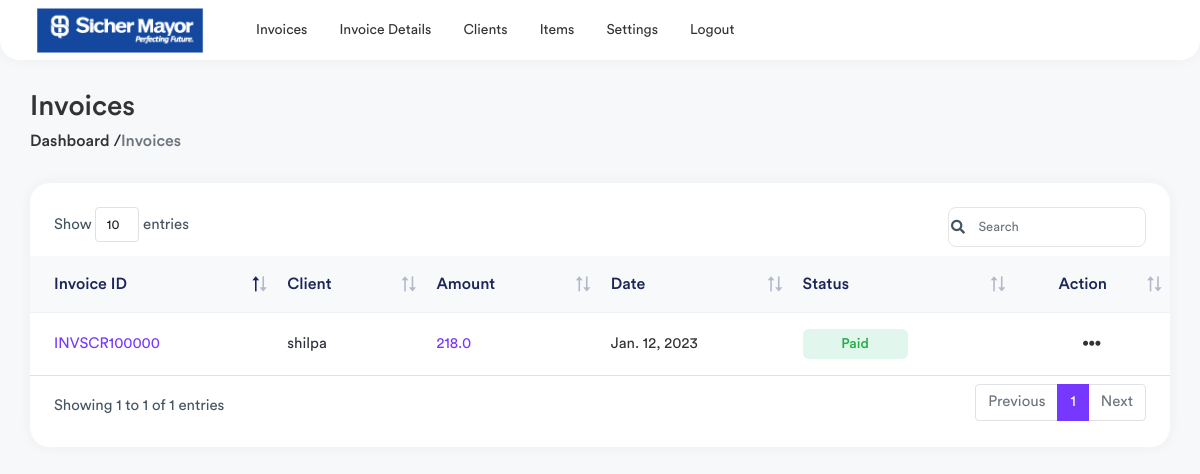
/estimates (signed in), run on the app's committed database.
### invoice/models.py (models this page shows, shortened)
class Invoice(models.Model):
    invoice_choices = (('Due','Due'),('Paid','Paid'))
    invoice_number = models.CharField(max_length=50,null=True)
    client = models.ForeignKey(ClientDetails,on_delete=models.CASCADE,null=True)
    date = models.DateField(null=True)
    item_total = models.FloatField(default=0)
    tax_amount = models.FloatField(default=0)
    grand_total = models.FloatField(default=0)
    amount_paid = models.FloatField(default=0)
    status = models.CharField(max_length=10,choices=invoice_choices,null=True)
    note = models.CharField(max_length=2000,null=True)

class ClientDetails(models.Model):
    name = models.CharField(max_length=200,null=True)
    email = models.CharField(max_length=200,null=True)
    address = models.CharField(max_length=500,null=True)
    city = models.CharField(max_length=500,null=True)
    country = models.CharField(max_length=50,null=True)
    zipcode = models.CharField(max_length=20,null=True)
    phone = models.CharField(max_length=20,unique=True,null=True)
    class Meta:
        verbose_name_plural = ("Clientdetail")

### invoice/views.py (the view)
# urls.py: path('estimates',views.estimate_list, name='estimates'),
@login_required(login_url="/login-page/")
def estimate_list(request):
    invoices = Invoice.objects.all()
    context = {
        "invoices" : invoices,
    }
    return render(request,'invoice-details.html',context)

### templates/invoice-details.html (shortened to what this page needs)
{% extends 'base.html' %}
{% load static %}
{% block content %}
<div class="page-wrapper">
    <div class="content container-fluid">
        <div class="page-header">
            <div class="row align-items-center">
                <div class="col">
                    <h3 class="page-title">Invoices</h3>
                    <ul class="breadcrumb">
                        <li class=""><a href="">Dashboard /</a></li>
                        <li class="breadcrumb-item active">Invoices</li>
                    </ul>
                </div>
            </div>
        </div>
        <div class="row">
            <div class="col-sm-12">
                <div class="card card-table">
                    <div class="card-body">
                        <div class="table-responsive">
                            <table class="table table-stripped table-hover datatable">
                                <thead class="thead-light">
                                    <tr>
                                        <th>Invoice ID</th>
                                        <th>Client</th>
                                        <th>Amount</th>
                                        <th>Date</th>
                                        <th>Status</th>
                                        <th class="text-center">Action</th>
                                    </tr>
                                </thead>
                                <tbody>
                                    {% for invoice in invoices %}
                                    <tr>
                                        <td>
                                            <a href="{% url 'invoice:bill' invoice.id %}" class="invoice-link">{{invoice.invoice_number}}</a>
                                        </td>
                                        <td>
                                            <h2 class="table-avatar">
                                                {{invoice.client.name}}
                                            </h2>
                                        </td>
                                        <td class="text-primary">{{invoice.grand_total}}</td>
                                        <td>{{invoice.date}}</td>
                                        {% if invoice.status == "Paid" %}
                                        <td><span class="badge bg-success-light">{{invoice.status}}</span></td>
                                        {% else %}
                                        <td><span class="badge bg-danger-light">{{invoice.status}}</span></td>
                                        {% endif %}
                                        <td class="text-center">
                                            <div class="dropdown dropdown-action">
                                                <a href="#" class="action-icon dropdown-toggle"
                                                    data-bs-toggle="dropdown" aria-expanded="false"><i
                                                        class="fas fa-ellipsis-h"></i></a>
                                            </div>
                                        </td>
                                    </tr>
                                    {% endfor %}
                                </tbody>
                            </table>
                        </div>
                    </div>
                </div>
            </div>
        </div>
    </div>
</div>
{% endblock %}

### data on the page
Invoice: invoice_number "INVSCR100000", client.name "shilpa", grand_total "218.0", date "Jan. 12, 2023", status "Paid"
